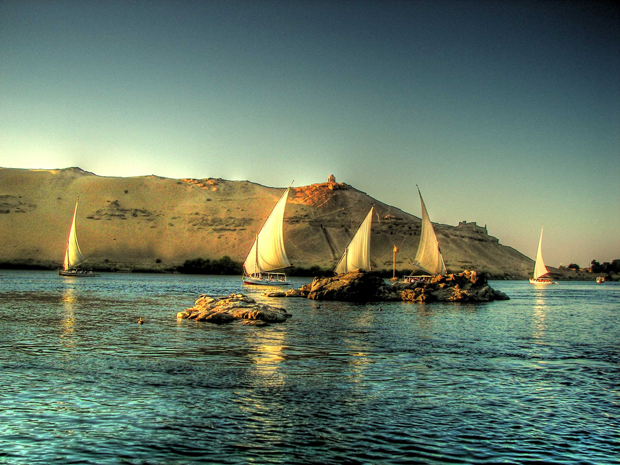
#> input picture Implementacion Linux/BMP24bits/nature.bmp, 620 x 465 px; its folder holds only this picture in this run
$ python BrilloPython.py
#> lines starting #> are read from the running program, lines starting #| are printed output that depends on the picture
import cv2
import numpy as np
import time
import tkinter as tk
from tkinter import filedialog
import matplotlib.pyplot as plt
import threading

def seleccionar_imagen():
    root = tk.Tk()
    root.withdraw()
    ruta_imagen = filedialog.askopenfilename(
        title="Selecciona una imagen BMP de 24 bits",
        filetypes=[("Archivos BMP", "*.bmp"), ("Todos los archivos", "*.*")]
    )
#> the answer given: nature.bmp
    return ruta_imagen

def procesar_bloque_brillo(img_original, inicio_f, fin_f, vector_brillo, img_resultado):
    porcion = img_original[inicio_f:fin_f, :]
    img_resultado[inicio_f:fin_f, :] = cv2.add(porcion, vector_brillo)

def ejecutar_corrida_completa(ruta_imagen, num_hilos, factor_brillo=50):
    """
    Ejecuta UNA corrida completa midiendo desde la lectura de disco
    hasta la escritura final (extremo a extremo).
    """
#> called with ruta_imagen = 'nature.bmp', num_hilos = 1, factor_brillo = 50
    t_inicio = time.perf_counter()

    # 1. Carga de disco
    img = cv2.imread(ruta_imagen)
#> img is the input picture: shape (465, 620, 3); mean B, G, R 102.3, 120, 101.6
    if img is None:
        return None

    alto, ancho, _ = img.shape
#> alto = 465; ancho = 620
    vector_brillo = np.array([factor_brillo, factor_brillo, factor_brillo], dtype=np.uint8)
    img_brillo = np.zeros_like(img)

    # 2. Creación y lanzamiento de hilos
    filas_por_hilo = alto // num_hilos
#> filas_por_hilo = 465
    lista_hilos = []

    for j in range(num_hilos):
        inicio_fila = j * filas_por_hilo
        fin_fila = alto if (j == num_hilos - 1) else (j + 1) * filas_por_hilo

        hilo = threading.Thread(
            target=procesar_bloque_brillo,
            args=(img, inicio_fila, fin_fila, vector_brillo, img_brillo)
        )
        lista_hilos.append(hilo)
        hilo.start()
#> after the loop, lista_hilos = 1 item

    # 3. Sincronización
    for hilo in lista_hilos:
        hilo.join()
#> this loop made 1 pass

    # 4. Escritura a disco
    nombre_salida = f"resultado_temp_{num_hilos}.bmp"
    cv2.imwrite(nombre_salida, img_brillo)
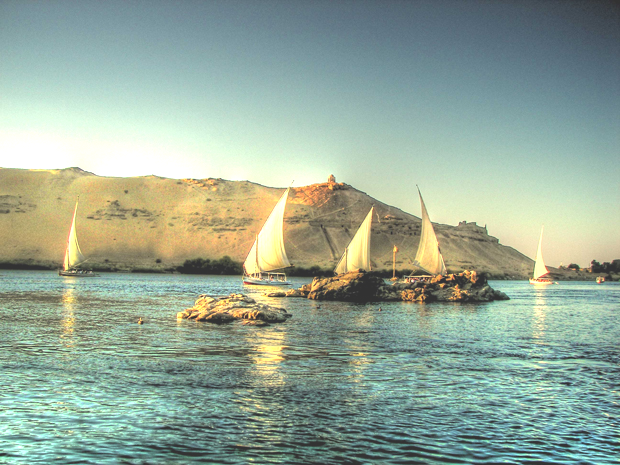
#> saved as resultado_temp_1.bmp: shape (465, 620, 3); mean B, G, R 152.2, 168.5, 150.3

    t_fin = time.perf_counter()
    return (t_fin - t_inicio) * 1000  # Retorna en ms


if __name__ == "__main__":
    print("--- Benchmark de Extremo a Extremo (Reporte Completo de 100 Corridas) ---")
    ruta = seleccionar_imagen()

    if ruta:
        configuraciones_hilos = [1, 2, 4, 8, 16]
        datos_grafica = []
        num_repeticiones = 100

        for hilos in configuraciones_hilos:
            print(f"\n[PROCESANDO CONFIGURACIÓN: {hilos} HILO(S)]")
            tiempos_configuracion = []

            # Ejecutar el benchmark 100 veces para esta cantidad de hilos
            for corrida in range(num_repeticiones):
                tiempo_ms = ejecutar_corrida_completa(ruta, num_hilos=hilos)
                if tiempo_ms is not None:
                    tiempos_configuracion.append(tiempo_ms)

            # --- IMPRESIÓN DEL REPORTE DETALLADO DE LAS 100 CORRIDAS ---
            print("\n" + "="*45)
            print(f"{'Corrida':<15} | {'Tiempo de Ejecución (ms)':<25}")
            print(f"Configuración: {hilos} Hilos")
            print("="*45)

            for idx, t in enumerate(tiempos_configuracion):
                print(f"Corrida {idx+1:<8} | {t:.4f} ms")

            print("="*45)
            print(f"PROMEDIO        | {np.mean(tiempos_configuracion):.4f} ms")
            print(f"MÁS RÁPIDO      | {np.min(tiempos_configuracion):.4f} ms")
            print(f"MÁS LENTO       | {np.max(tiempos_configuracion):.4f} ms")
            print("="*45 + "\n")

            # Guardar datos para la gráfica final
            datos_grafica.append(tiempos_configuracion)

        # =========================================================================
        # GENERACIÓN DEL DIAGRAMA DE CAJAS Y BIGOTES (BOXPLOT)
        # =========================================================================
        print("Generando gráficos estadísticos...")
        plt.figure(figsize=(12, 7))

        box = plt.boxplot(datos_grafica,
                          labels=[f"{h} Hilos" for h in configuraciones_hilos],
                          patch_artist=True,
                          flierprops=dict(marker='o', markerfacecolor='red', markersize=5, linestyle='none'))

        colores = ['#aec7e8', '#ffbb78', '#98df8a', '#ff9896', '#c5b0d5']
        for patch, color in zip(box['boxes'], colores):
            patch.set_facecolor(color)

        plt.title('Análisis de Rendimiento de Extremo a Extremo en Python\n(Incluye Lectura de Disco, Creación de Hilos y Escritura de Disco)', fontsize=12, fontweight='bold')
        plt.xlabel('Configuración de Hilos', fontsize=10)
        plt.ylabel('Tiempo Total de Ejecución (ms)', fontsize=10)
        plt.grid(True, linestyle=':', alpha=0.6, axis='y')

        print("Mostrando diagrama en pantalla.")
        plt.show()
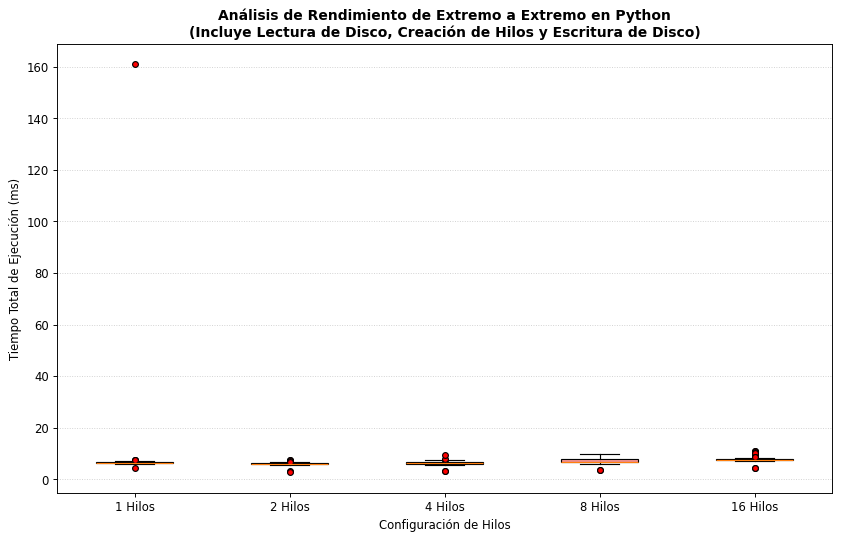
#> figure drawn by matplotlib, 1 panel

    else:
        print("No se seleccionó ninguna imagen.")
